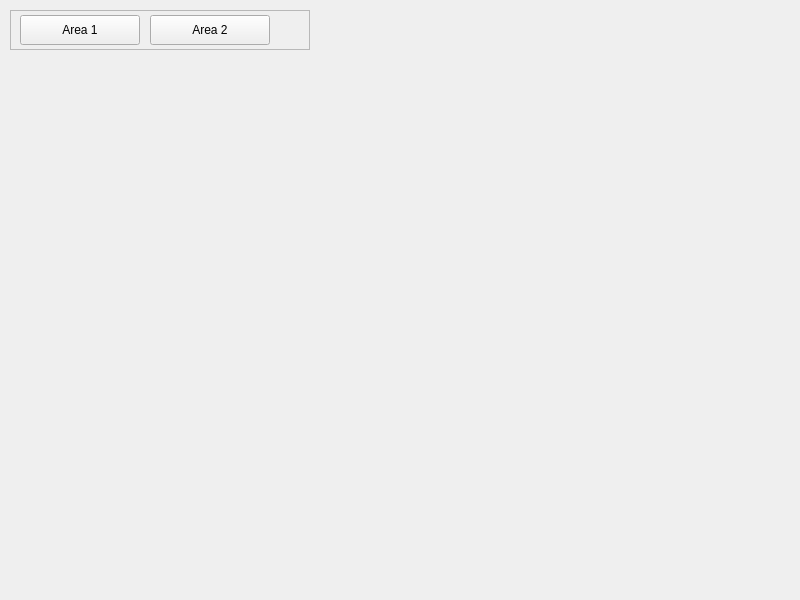
<?xml version="1.0" encoding="UTF-8"?>
<ui version="4.0">
 <class>MenuWidget</class>
 <widget class="QWidget" name="MenuWidget">
  <property name="geometry">
   <rect>
    <x>0</x>
    <y>0</y>
    <width>800</width>
    <height>600</height>
   </rect>
  </property>
  <property name="windowTitle">
   <string>Form</string>
  </property>
  <widget class="QFrame" name="areaButtonsFrame">
   <property name="geometry">
    <rect>
     <x>10</x>
     <y>10</y>
     <width>300</width>
     <height>40</height>
    </rect>
   </property>
   <property name="frameShape">
    <enum>QFrame::StyledPanel</enum>
   </property>
   <property name="frameShadow">
    <enum>QFrame::Raised</enum>
   </property>
   <widget class="QPushButton" name="area1Button">
    <property name="geometry">
     <rect>
      <x>10</x>
      <y>5</y>
      <width>120</width>
      <height>30</height>
     </rect>
    </property>
    <property name="text">
     <string>Area 1</string>
    </property>
   </widget>
   <widget class="QPushButton" name="area2Button">
    <property name="geometry">
     <rect>
      <x>140</x>
      <y>5</y>
      <width>120</width>
      <height>30</height>
     </rect>
    </property>
    <property name="text">
     <string>Area 2</string>
    </property>
   </widget>
  </widget>
 </widget>
 <resources/>
 <connections/>
</ui>
